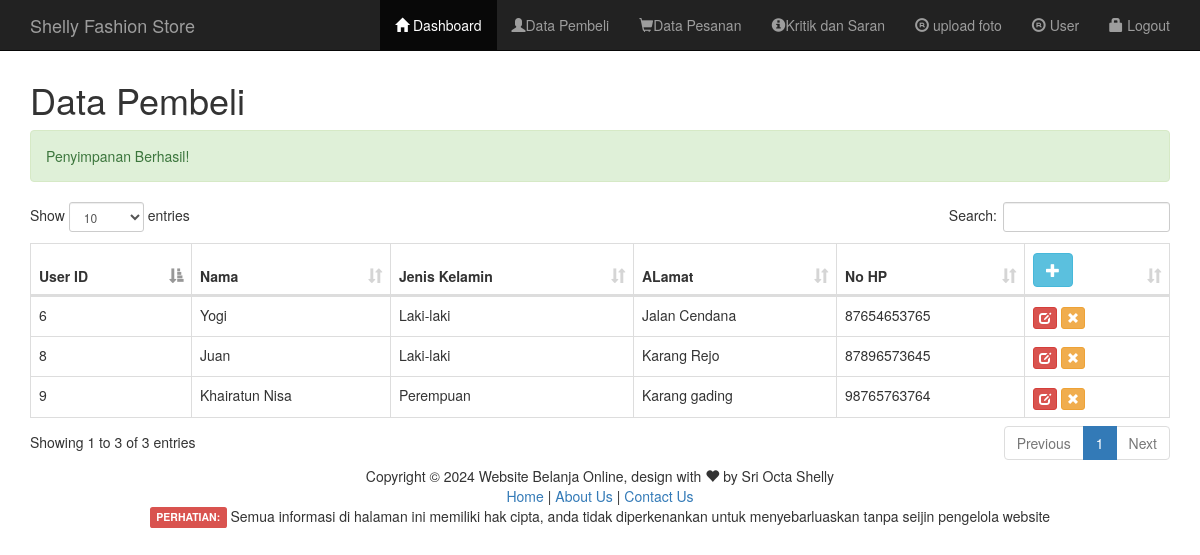
Page /admin/tampil-pembeli.php?pesan=inputBerhasil (signed in) on the committed database.
### tables this page shows
CREATE TABLE `data_pembeli` (
  `user_id` int(11) NOT NULL,
  `nama` varchar(100) NOT NULL,
  `jenis_kelamin` varchar(50) NOT NULL,
  `alamat` varchar(200) NOT NULL,
  `no_hp` bigint(20) NOT NULL
);

### admin/tampil-pembeli.php (the view, shortened to what this page needs)
<?php include "header.php"; ?>
<div class="container">
    <div class="row">
        <div class="col-md-12">
        <h1>Data Pembeli</h1>
            <?php
            if(@$_GET['pesan']=="inputBerhasil"){
            ?>
                    <div class="alert alert-success">
                    Penyimpanan Berhasil!
                    </div>
            <?php
            }
            ?>
        <table id="dataTables" class="table table-bordered">
        <thead>
            <tr>
                <th>User ID</th><th>Nama</th><th>Jenis Kelamin</th><th>ALamat</th><th>No HP</th>
                <th>
                    <a href="input-pembeli.php">
                        <button class="btn btn-info glyphicon glyphicon-plus"></button>
                    </a>
                </th>
            </tr>
        </thead>
        <tbody>
        <?php
        include "../koneksi.php";
        $sql=$koneksi->query("select * from data_pembeli order by user_id ASC");
        while($row= $sql->fetch_assoc()){
        ?>
            <tr>
                <td><?php echo $row['user_id']?></td>
                <td><?php echo $row['nama']?></td>
                <td><?php echo $row['jenis_kelamin']?></td>
                <td><?php echo $row['alamat']?></td>
                <td><?php echo $row['no_hp']?></td>
                <td>
                <a href="edit-pembeli.php?id=<?php echo $row['user_id']?>">
                    <button class="btn btn-xs btn-danger glyphicon glyphicon-edit"></button>
                </a>
                <a href="hapus-pembeli.php?id=<?php echo $row['user_id']?>" onclick=" return confirm('Anda yakin menghapus data?')">
                    <button class="btn btn-xs btn-warning glyphicon glyphicon-remove"></button>
                </a>
                </td>
            </tr>
        <?php
        }
        ?>
        </tbody>
        </table>
        </div>
    </div>
</div>
<?php include "footer.php";?>

### admin/header.php (style rules this page uses)
body { padding-top: 60px; }

### rows in the picture
data_pembeli: user_id "6", nama "Yogi", jenis_kelamin "Laki-laki", alamat "Jalan Cendana", no_hp "87654653765"
data_pembeli: user_id "8", nama "Juan", jenis_kelamin "Laki-laki", alamat "Karang Rejo", no_hp "87896573645"
data_pembeli: user_id "9", nama "Khairatun Nisa", jenis_kelamin "Perempuan", alamat "Karang gading", no_hp "98765763764"

### other values in the picture
date ('Y') "2024"
